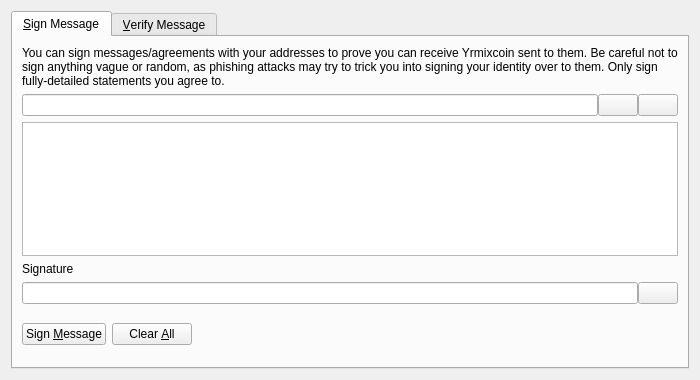
<?xml version="1.0" encoding="UTF-8"?>
<ui version="4.0">
 <class>SignVerifyMessageDialog</class>
 <widget class="QDialog" name="SignVerifyMessageDialog">
  <property name="geometry">
   <rect>
    <x>0</x>
    <y>0</y>
    <width>700</width>
    <height>380</height>
   </rect>
  </property>
  <property name="windowTitle">
   <string>Signatures - Sign / Verify a Message</string>
  </property>
  <property name="modal">
   <bool>true</bool>
  </property>
  <layout class="QVBoxLayout" name="verticalLayout">
   <item>
    <widget class="QTabWidget" name="tabWidget">
     <property name="currentIndex">
      <number>0</number>
     </property>
     <widget class="QWidget" name="tabSignMessage">
      <attribute name="title">
       <string>&amp;Sign Message</string>
      </attribute>
      <layout class="QVBoxLayout" name="verticalLayout_SM">
       <item>
        <widget class="QLabel" name="infoLabel_SM">
         <property name="text">
          <string>You can sign messages/agreements with your addresses to prove you can receive Yrmixcoin sent to them. Be careful not to sign anything vague or random, as phishing attacks may try to trick you into signing your identity over to them. Only sign fully-detailed statements you agree to.</string>
         </property>
         <property name="textFormat">
          <enum>Qt::PlainText</enum>
         </property>
         <property name="wordWrap">
          <bool>true</bool>
         </property>
        </widget>
       </item>
       <item>
        <layout class="QHBoxLayout" name="horizontalLayout_1_SM">
         <property name="spacing">
          <number>0</number>
         </property>
         <item>
          <widget class="QValidatedLineEdit" name="addressIn_SM">
           <property name="toolTip">
            <string>The address to sign the message with (e.g. SiBjNTJZQqn6V1RtyVu2friaJMij1dHpm4)</string>
           </property>
          </widget>
         </item>
         <item>
          <widget class="QPushButton" name="addressBookButton_SM">
           <property name="toolTip">
            <string>Choose previously used address</string>
           </property>
           <property name="text">
            <string/>
           </property>
           <property name="icon">
            <iconset resource="../yrmixcoin.qrc">
             <normaloff>:/icons/address-book</normaloff>:/icons/address-book</iconset>
           </property>
           <property name="shortcut">
            <string>Alt+A</string>
           </property>
           <property name="autoDefault">
            <bool>false</bool>
           </property>
          </widget>
         </item>
         <item>
          <widget class="QPushButton" name="pasteButton_SM">
           <property name="toolTip">
            <string>Paste address from clipboard</string>
           </property>
           <property name="text">
            <string/>
           </property>
           <property name="icon">
            <iconset resource="../yrmixcoin.qrc">
             <normaloff>:/icons/editpaste</normaloff>:/icons/editpaste</iconset>
           </property>
           <property name="shortcut">
            <string>Alt+P</string>
           </property>
           <property name="autoDefault">
            <bool>false</bool>
           </property>
          </widget>
         </item>
        </layout>
       </item>
       <item>
        <widget class="QPlainTextEdit" name="messageIn_SM">
         <property name="toolTip">
          <string>Enter the message you want to sign here</string>
         </property>
        </widget>
       </item>
       <item>
        <widget class="QLabel" name="signatureLabel_SM">
         <property name="text">
          <string>Signature</string>
         </property>
         <property name="textFormat">
          <enum>Qt::PlainText</enum>
         </property>
        </widget>
       </item>
       <item>
        <layout class="QHBoxLayout" name="horizontalLayout_2_SM">
         <property name="spacing">
          <number>0</number>
         </property>
         <item>
          <widget class="QLineEdit" name="signatureOut_SM">
           <property name="font">
            <font>
             <italic>true</italic>
            </font>
           </property>
           <property name="readOnly">
            <bool>true</bool>
           </property>
          </widget>
         </item>
         <item>
          <widget class="QPushButton" name="copySignatureButton_SM">
           <property name="toolTip">
            <string>Copy the current signature to the system clipboard</string>
           </property>
           <property name="text">
            <string/>
           </property>
           <property name="icon">
            <iconset resource="../yrmixcoin.qrc">
             <normaloff>:/icons/editcopy</normaloff>:/icons/editcopy</iconset>
           </property>
           <property name="autoDefault">
            <bool>false</bool>
           </property>
          </widget>
         </item>
        </layout>
       </item>
       <item>
        <layout class="QHBoxLayout" name="horizontalLayout_3_SM">
         <item>
          <widget class="QPushButton" name="signMessageButton_SM">
           <property name="toolTip">
            <string>Sign the message to prove you own this Yrmixcoin address</string>
           </property>
           <property name="text">
            <string>Sign &amp;Message</string>
           </property>
           <property name="icon">
            <iconset resource="../yrmixcoin.qrc">
             <normaloff>:/icons/edit</normaloff>:/icons/edit</iconset>
           </property>
           <property name="autoDefault">
            <bool>false</bool>
           </property>
          </widget>
         </item>
         <item>
          <widget class="QPushButton" name="clearButton_SM">
           <property name="toolTip">
            <string>Reset all sign message fields</string>
           </property>
           <property name="text">
            <string>Clear &amp;All</string>
           </property>
           <property name="icon">
            <iconset resource="../yrmixcoin.qrc">
             <normaloff>:/icons/remove</normaloff>:/icons/remove</iconset>
           </property>
           <property name="autoDefault">
            <bool>false</bool>
           </property>
          </widget>
         </item>
         <item>
          <spacer name="horizontalSpacer_1_SM">
           <property name="orientation">
            <enum>Qt::Horizontal</enum>
           </property>
           <property name="sizeHint" stdset="0">
            <size>
             <width>40</width>
             <height>48</height>
            </size>
           </property>
          </spacer>
         </item>
         <item>
          <widget class="QLabel" name="statusLabel_SM">
           <property name="font">
            <font>
             <weight>75</weight>
             <bold>true</bold>
            </font>
           </property>
           <property name="text">
            <string/>
           </property>
           <property name="wordWrap">
            <bool>true</bool>
           </property>
          </widget>
         </item>
         <item>
          <spacer name="horizontalSpacer_2_SM">
           <property name="orientation">
            <enum>Qt::Horizontal</enum>
           </property>
           <property name="sizeHint" stdset="0">
            <size>
             <width>40</width>
             <height>48</height>
            </size>
           </property>
          </spacer>
         </item>
        </layout>
       </item>
      </layout>
     </widget>
     <widget class="QWidget" name="tabVerifyMessage">
      <attribute name="title">
       <string>&amp;Verify Message</string>
      </attribute>
      <layout class="QVBoxLayout" name="verticalLayout_VM">
       <item>
        <widget class="QLabel" name="infoLabel_VM">
         <property name="text">
          <string>Enter the receiver's address, message (ensure you copy line breaks, spaces, tabs, etc. exactly) and signature below to verify the message. Be careful not to read more into the signature than what is in the signed message itself, to avoid being tricked by a man-in-the-middle attack. Note that this only proves the signing party receives with the address, it cannot prove sendership of any transaction!</string>
         </property>
         <property name="textFormat">
          <enum>Qt::PlainText</enum>
         </property>
         <property name="alignment">
          <set>Qt::AlignLeading|Qt::AlignLeft|Qt::AlignTop</set>
         </property>
         <property name="wordWrap">
          <bool>true</bool>
         </property>
        </widget>
       </item>
       <item>
        <layout class="QHBoxLayout" name="horizontalLayout_1_VM">
         <property name="spacing">
          <number>0</number>
         </property>
         <item>
          <widget class="QValidatedLineEdit" name="addressIn_VM">
           <property name="toolTip">
            <string>The Yrmixcoin address the message was signed with (e.g. SiBjNTJZQqn6V1RtyVu2friaJMij1dHpm4)</string>
           </property>
          </widget>
         </item>
         <item>
          <widget class="QPushButton" name="addressBookButton_VM">
           <property name="toolTip">
            <string>Choose previously used address</string>
           </property>
           <property name="text">
            <string/>
           </property>
           <property name="icon">
            <iconset resource="../yrmixcoin.qrc">
             <normaloff>:/icons/address-book</normaloff>:/icons/address-book</iconset>
           </property>
           <property name="shortcut">
            <string>Alt+A</string>
           </property>
           <property name="autoDefault">
            <bool>false</bool>
           </property>
          </widget>
         </item>
        </layout>
       </item>
       <item>
        <widget class="QPlainTextEdit" name="messageIn_VM"/>
       </item>
       <item>
        <widget class="QValidatedLineEdit" name="signatureIn_VM"/>
       </item>
       <item>
        <layout class="QHBoxLayout" name="horizontalLayout_2_VM">
         <item>
          <widget class="QPushButton" name="verifyMessageButton_VM">
           <property name="toolTip">
            <string>Verify the message to ensure it was signed with the specified Yrmixcoin address</string>
           </property>
           <property name="text">
            <string>Verify &amp;Message</string>
           </property>
           <property name="icon">
            <iconset resource="../yrmixcoin.qrc">
             <normaloff>:/icons/transaction_0</normaloff>:/icons/transaction_0</iconset>
           </property>
           <property name="autoDefault">
            <bool>false</bool>
           </property>
          </widget>
         </item>
         <item>
          <widget class="QPushButton" name="clearButton_VM">
           <property name="toolTip">
            <string>Reset all verify message fields</string>
           </property>
           <property name="text">
            <string>Clear &amp;All</string>
           </property>
           <property name="icon">
            <iconset resource="../yrmixcoin.qrc">
             <normaloff>:/icons/remove</normaloff>:/icons/remove</iconset>
           </property>
           <property name="autoDefault">
            <bool>false</bool>
           </property>
          </widget>
         </item>
         <item>
          <spacer name="horizontalSpacer_1_VM">
           <property name="orientation">
            <enum>Qt::Horizontal</enum>
           </property>
           <property name="sizeHint" stdset="0">
            <size>
             <width>40</width>
             <height>48</height>
            </size>
           </property>
          </spacer>
         </item>
         <item>
          <widget class="QLabel" name="statusLabel_VM">
           <property name="font">
            <font>
             <weight>75</weight>
             <bold>true</bold>
            </font>
           </property>
           <property name="text">
            <string/>
           </property>
           <property name="wordWrap">
            <bool>true</bool>
           </property>
          </widget>
         </item>
         <item>
          <spacer name="horizontalSpacer_2_VM">
           <property name="orientation">
            <enum>Qt::Horizontal</enum>
           </property>
           <property name="sizeHint" stdset="0">
            <size>
             <width>40</width>
             <height>48</height>
            </size>
           </property>
          </spacer>
         </item>
        </layout>
       </item>
      </layout>
     </widget>
    </widget>
   </item>
  </layout>
 </widget>
 <customwidgets>
  <customwidget>
   <class>QValidatedLineEdit</class>
   <extends>QLineEdit</extends>
   <header>qvalidatedlineedit.h</header>
  </customwidget>
 </customwidgets>
 <resources>
  <include location="../yrmixcoin.qrc"/>
 </resources>
 <connections/>
</ui>
